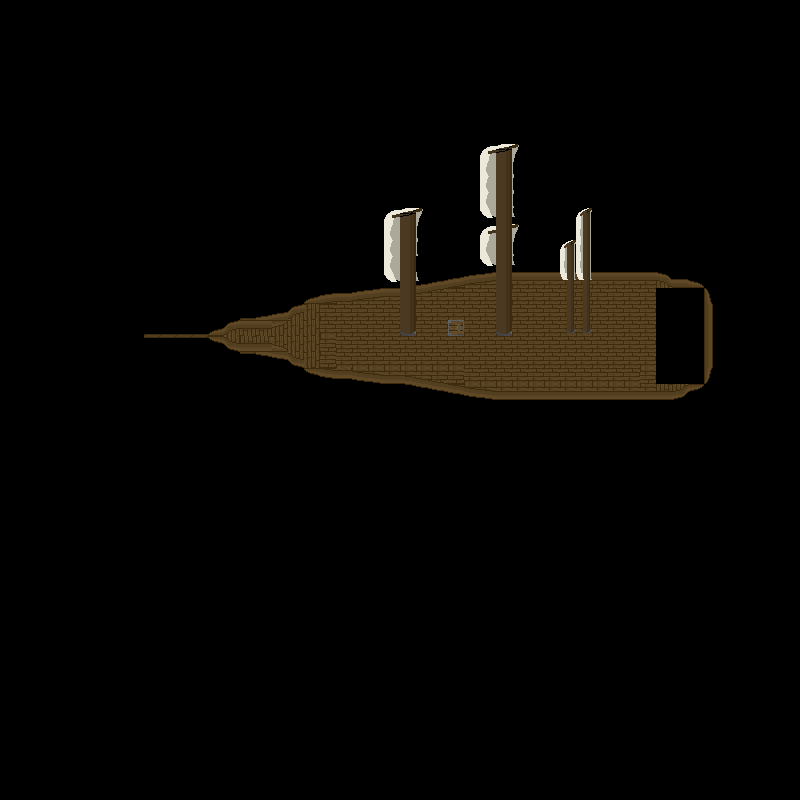

Rendered tile map (Tiled .tmx) drawn with the repository's tilesets; below, a short description and the map source with its tile grids summarised:
An orthogonal 50x50 tile map with 16x16 px tiles, 3 tile layers (Tile Layer 1, Tile Layer 2, Tile Layer 3).

<map version="1.8" tiledversion="1.8.4" orientation="orthogonal" renderorder="right-down" width="50" height="50" tilewidth="16" tileheight="16" infinite="0" nextlayerid="5" nextobjectid="1">
 <tileset firstgid="1" source="Shippy.tsx" />
 <layer id="1" name="Tile Layer 1" width="50" height="50">
  <data>[2500 cells, 196 non-empty, 18 distinct tile ids]</data>
 </layer>
 <layer id="2" name="Tile Layer 2" width="50" height="50">
  <data>[2500 cells, 73 non-empty, 17 distinct tile ids]</data>
 </layer>
 <layer id="4" name="Tile Layer 3" width="50" height="50">
  <data>[2500 cells, 1 non-empty, 1 distinct tile ids]</data>
 </layer>
</map>
